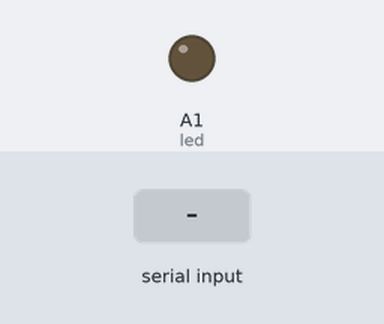
This sketch was run on a simulated Arduino Uno, built with avr-gcc and run on an emulated ATmega328P. Shown: output pins drawn as LEDs (lit = HIGH). Dashed ring = blinking. The inputs (shaded band) are chosen by the test bench. What the sketch prints to the serial monitor is not drawn.

Above: at 1.2 s.
1.3 s: "5\n" received over Serial
At 1.4 s:
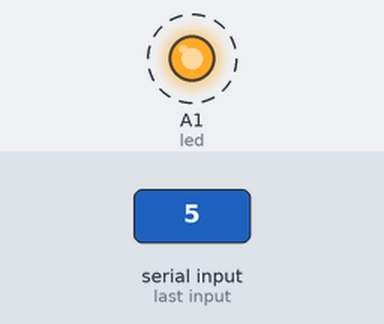
4.3 s: "90\n" received over Serial
At 4.8 s:
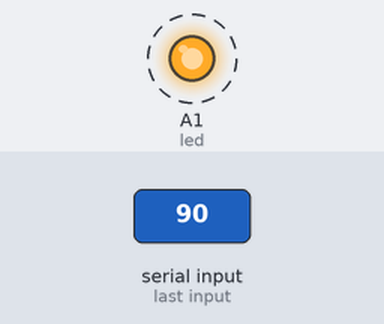
Timing chart, 0 to 13.3 s (numbered marks = the images above; inputs shaded):
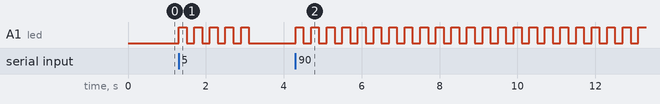

The sketch:

ex_serial_echo.ino
```cpp
// Made from a Python program in the ZERO1 Simulator; edits here are not turned back into Python.
/*
Serial echo and commands: on, off, blink <n>.
*/

const int LED_RED = A1;        // red LED

const int led = LED_RED;

// Runs once: the lines before "while True:"
void setup() {
  Serial.begin(9600);
  pinMode(led, OUTPUT);
  Serial.println("Type on, off or a number of blinks");
}

// Runs forever: the body of "while True:" (line 9)
void loop() {
  String command = pyLower(pyStrip(pyInput("> ")));
  if (command == "on") {
    digitalWrite(led, HIGH);
    Serial.println("LED on");
  } else if (command == "off") {
    digitalWrite(led, LOW);
    Serial.println("LED off");
  } else {
    if (pyIsInt(command)) {
      long times = pyInt(command, 0);
      for (long i = 0; i < times; i++) {
        digitalWrite(led, HIGH);
        delay(200);
        digitalWrite(led, LOW);
        delay(200);
      }
      Serial.print("Blinked ");
      Serial.print(times);
      Serial.println(" times");
    } else {
      Serial.print("Unknown command: ");
      Serial.println(command);
    }
  }
}

// ---- Helpers that make C++ behave like Python ----

// Stops the program like a Python error: the message goes to the Serial Monitor, then the board halts
void pyFail(int line, String text) {
  Serial.print("Line ");
  Serial.print(line);
  Serial.print(": ");
  Serial.println(text);
  Serial.flush();
  abort();
}

// Python's input(): waits for one line typed in the Serial Monitor and shows it, like a terminal
String pyInput(String prompt) {
  Serial.print(prompt);
  while (Serial.available() == 0) {
  }
  String line = Serial.readStringUntil('\n');
  if (line.endsWith("\r")) line.remove(line.length() - 1);
  Serial.println(line);
  return line;
}

// True when int() can read the text: spaces, an optional sign, then digits
bool pyIsInt(String text) {
  text.trim();
  int start = (text.startsWith("-") || text.startsWith("+")) ? 1 : 0;
  if ((int)text.length() <= start) return false;
  for (int i = start; i < (int)text.length(); i++) {
    char c = text.charAt(i);
    if (c < '0' || c > '9') return false;
  }
  return true;
}

// Python's int(text): stops with ValueError when the text is not a whole number
long pyInt(String text, int line) {
  if (!pyIsInt(text)) pyFail(line, "ValueError: invalid literal for int() with base 10: '" + text + "'");
  text.trim();
  return text.toInt();
}

String pyLower(String text) {
  text.toLowerCase();
  return text;
}

String pyStrip(String text) {
  text.trim();
  return text;
}
```

Measured:
- after the input at 1.3 s, A1 (led): alternates HIGH for 0.20 s and LOW for 0.20 s, 10 changes in all, then stays LOW, starting at once
- after the input at 4.3 s, A1 (led): alternates HIGH for 0.20 s and LOW for 0.20 s, starting at once
